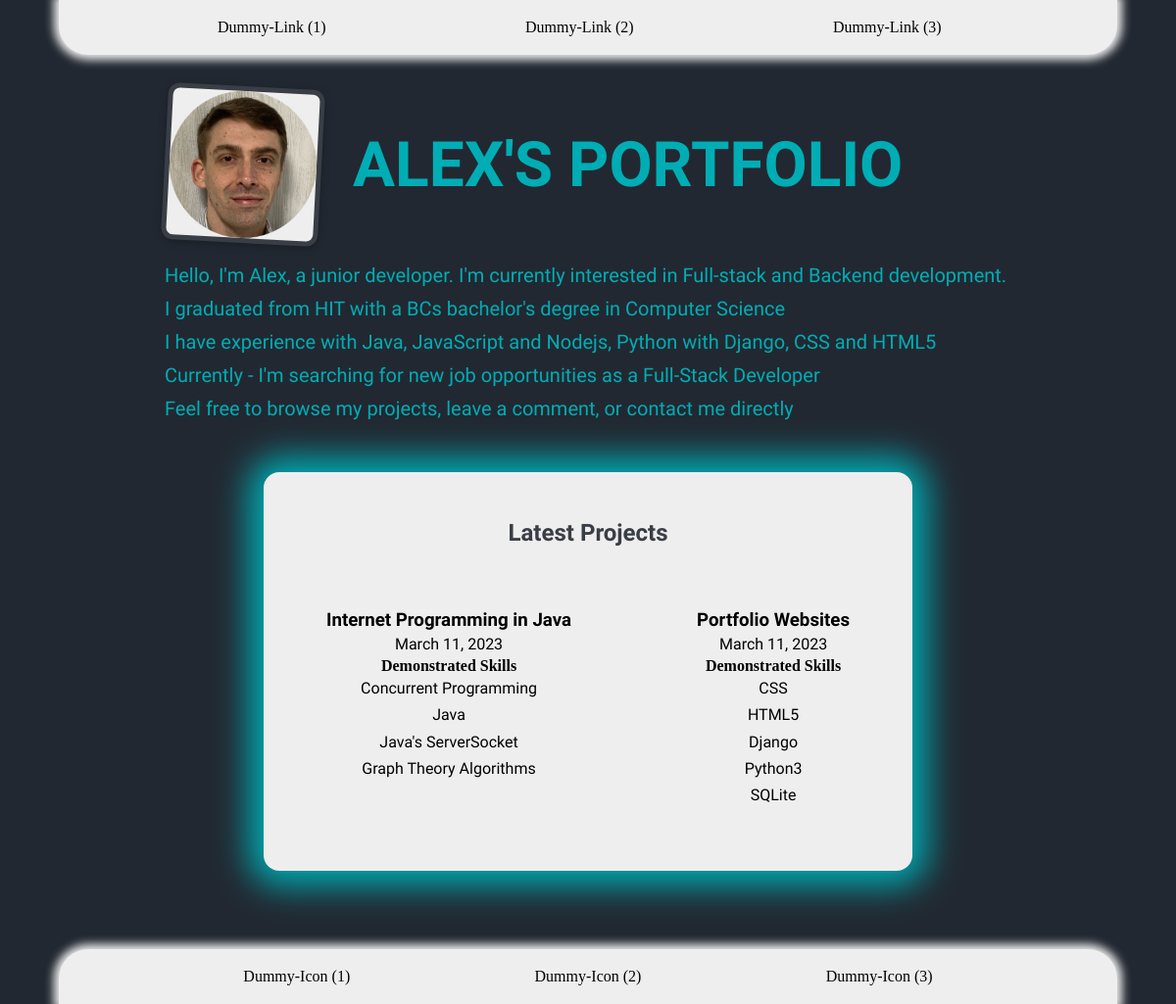
The page / on the database its author committed.
### portfolio/models.py (models this page shows, shortened)
class Project(models.Model):
    name = models.CharField(max_length=100)
    date = models.DateField(auto_now=True)
    team_lead = models.ForeignKey(
        Team, on_delete=models.CASCADE, related_name="team")
    team_members = models.ManyToManyField(Team)
    github_link = models.URLField(max_length=200)
    youtube_link = models.URLField(max_length=200, blank=True, null=True)
    description = models.TextField(validators=[MinLengthValidator(20)])
    skills = models.ManyToManyField(Skill)
    excerpt = models.CharField(max_length=300, null=True)
    details = models.TextField(validators=[MinLengthValidator(20)], null=True)
    slug = models.SlugField(unique=True, db_index=True)

class Skill(models.Model):
    caption = models.CharField(max_length=50)
    def __str__(self) -> str:
        return self.caption

### portfolio/views.py (the view, shortened to what this page needs)
# urls.py: path("", views.IndexView.as_view())
class IndexView(View):
    def get(self, request):
        latest_projects = Project.objects.all().order_by("-date")[:3]
        projects_skills = [proj.skills.all() for proj in latest_projects]
        display_proj = zip(latest_projects, projects_skills)
        return render(request, "portfolio/index.html", {"projects": display_proj})

### portfolio/templates/portfolio/index.html (shortened to what this page needs)
{% extends 'base.html' %}
{% load static %}
{% block css %}
  <link rel="stylesheet" href="{% static 'portfolio/index.css' %}">
{% endblock %}
{% block body %}
  <section id="welcome">
    <div id="welcome_container">
      <header>
        <img
          src="{% static 'portfolio/images/me.png' %}"
          alt="Alex Balashov - The Owner of this Portfolio Site"
        />
        <h2>ALEX'S PORTFOLIO</h2>
      </header>
      <p>
        Hello, I'm Alex, a junior developer. I'm currently interested in Full-stack and Backend development.<br/>
        I graduated from HIT with a BCs bachelor's degree in Computer Science<br/>
        I have experience with Java, JavaScript and Nodejs, Python with Django, CSS and HTML5<br/>
        Currently - I'm searching for new job opportunities as a Full-Stack Developer<br/>
        Feel free to browse my projects, leave a comment, or contact me directly
      </p>
    </div>
  </section>
  <section id="featured_projects">
    <div id="featured_projects_container">
      <H2>Latest Projects</H2>
      <ul>
        {% for p in projects %}
          {% include "portfolio/includes/project.html" %}
        {% endfor %}
      </ul>
    </div>
  </section>
{% endblock %}

### templates/base.html (shortened to what this page needs)
{% load static %}
<!DOCTYPE html>
<html lang="en">
<head>
    {% block css %}
    {% endblock %}
  <link rel="stylesheet" href="{% static "base.css" %}">
</head>
<body class="index-body">
  <header class="index-header">
    <nav>
      <ul>
        <li><a href="#">Dummy-Link (1)</a></li>
        <li><a href="#">Dummy-Link (2)</a></li>
        <li><a href="#">Dummy-Link (3)</a></li>
      </ul>
    </nav>
  </header>
  <div class="body-content">
    {% block body %}
    {% endblock %}
  </div>
  <footer class="index-footer">
    <nav>
      <ul>
        <li><a href="#">Dummy-Icon (1)</a></li>
        <li><a href="#">Dummy-Icon (2)</a></li>
        <li><a href="#">Dummy-Icon (3)</a></li>
      </ul>
    </nav>
  </footer>
</body>
</html>

### portfolio/templates/portfolio/includes/project.html (shortened to what this page needs)
{% load static %}
<li>
  <article id="project">
    <a href="">
      <div id="project_info">
        <h3>{{ p.0.name }}</h3>
        <p>{{ p.0.date }}</p>
      </div>
      <div id="skils">
        <h4>Demonstrated Skills</h4>
        {% for skill in p.1 %}
          <p>{{ skill }}</p>
        {% endfor %}
      </div>
    </a>
  </article>
</li>

### portfolio/static/portfolio/index.css (style rules this page uses)
#welcome { width: 100%; display: flex; justify-content: center; }
#welcome_container { width: 58rem; padding: 2rem; border-radius: 1rem; }
#welcome_container p { font-size: 1.25rem; color: #00ADB5; }
#welcome header { width: 100%; display: flex; flex-direction: row; margin-bottom: 1rem; gap: 2rem; }
#welcome header h2 { align-self: center; font-size: 4rem; color: #00ADB5; }
#welcome img { width: 10rem; object-fit: cover; object-position: 50% 50%; border: 5px solid #393E46; border-radius: 12px; background-color: #EEEEEE; transform: rotateZ(3deg); box-shadow: 0 2px 8px rgba(0, 0, 0, 0.25); }
#featured_projects { width: 100; padding: 1rem 1rem 5rem; display: flex; justify-content: center; }
#featured_projects_container { width: fit-content; box-shadow: 0 0 35px 15px #00ADB5; background-color: #EEEEEE; border-radius: 1rem; text-align: center; }
#featured_projects_container h2 { padding: 3rem 0 0; color: #393E46; }
#featured_projects_container ul { display: flex; flex-direction: row; justify-content: space-evenly; }
#featured_projects_container li { padding: 1rem; margin: 3rem; }

### static/base.css (style rules this page uses)
* { margin: 0; padding: 0; box-sizing: border-box; list-style: none; text-decoration: none; }
h2, h3 { font-family: "Ubuntu", sans-serif; }
p { font-family: "PT Sans", sans-serif; line-height: 170%; }
a { text-decoration: none; color: black; }
body { background-color: #222831; }
.index-body { display: flex; flex-direction: column; align-items: center; min-height: 100vh; }
.index-header { width: 90%; height: 3.5rem; border-radius: 0 0 30px 30px; background-color: #EEEEEE; flex: 0 1 auto; box-shadow: 0 0 10px 5px #EEEEEE; }
.index-header nav { width: 100%; height: 100%; }
.index-header ul { display: flex; align-items: center; justify-content: space-evenly; width: 100%; height: 100%; }
.index-header li { width: 11rem; }
.index-header li a { padding: 0.5rem; margin: 0 1rem; transition: 0.2s; }
.index-footer { width: 90%; height: 3.5rem; border-radius: 30px 30px 0 0; background-color: #EEEEEE; box-shadow: 0 0 10px 5px #EEEEEE; }
.index-footer nav { width: 100%; height: 100%; }
.index-footer ul { display: flex; justify-content: space-evenly; align-items: center; width: 100%; height: 100%; }

### rows shown on the page
Project: name "Internet Programming in Java", date "March 11, 2023"
Skill: caption "Concurrent Programming"
Skill: caption "Java"
Skill: caption "Java's ServerSocket"
Skill: caption "Graph Theory Algorithms"
Project: name "Portfolio Websites", date "March 11, 2023"
Skill: caption "CSS"
Skill: caption "HTML5"
Skill: caption "Django"
Skill: caption "Python3"
Skill: caption "SQLite"
